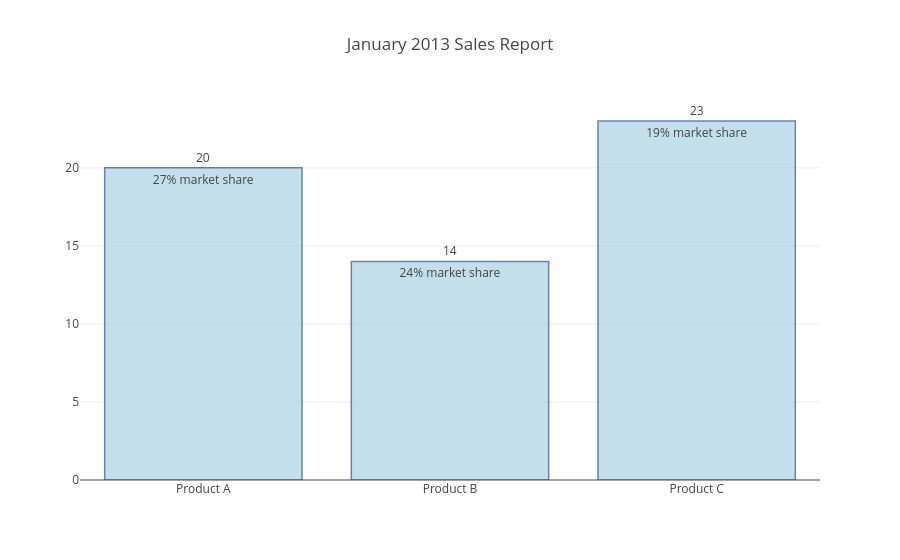

Notebook code for this chart:
### Markdown cell above
## Bar Chart With Direct Labels

### Code cell
val xValue = Seq("Product A", "Product B", "Product C")

val yValue = Seq(20, 14, 23)

val trace1 = Bar(xValue, yValue).updated(
  text = Seq("27% market share", "24% market share", "19% market share"),
  marker = Marker().updated(
    color = Color.RGB(158, 202, 225),
    opacity = 0.6,
    line = Line().updated(
      color = Color.RGB(8, 48, 107),
      width = 1.5
    )
  )
)

val data = Seq(trace1)

val annotations = xValue.zip(yValue).map { case (x, y) =>
  Annotation().updated(
    x = x,
    y = y,
    text = y.toString,
    xanchor = Anchor.Center,
    yanchor = Anchor.Bottom,
    showarrow = false
  )
}

val layout = Layout().updated(
  title = "January 2013 Sales Report",
  annotations = annotations
)

plot(data, layout)

### Figure 1 — Plotly figure (JSON) as saved in the notebook; plotly's stock layout.template omitted (floating-point values rounded to 4 significant figures)
{"data": [{"marker": {"color": "rgb(158, 202, 225)", "line": {"color": "rgb(8, 48, 107)", "width": 1.5}, "opacity": 0.6}, "text": ["27% market share", "24% market share", "19% market share"], "type": "bar", "x": ["Product A", "Product B", "Product C"], "y": [20, 14, 23]}], "layout": {"annotations": [{"showarrow": false, "text": "20", "x": "Product A", "xanchor": "center", "y": 20, "yanchor": "bottom"}, {"showarrow": false, "text": "14", "x": "Product B", "xanchor": "center", "y": 14, "yanchor": "bottom"}, {"showarrow": false, "text": "23", "x": "Product C", "xanchor": "center", "y": 23, "yanchor": "bottom"}], "title": "January 2013 Sales Report"}}
